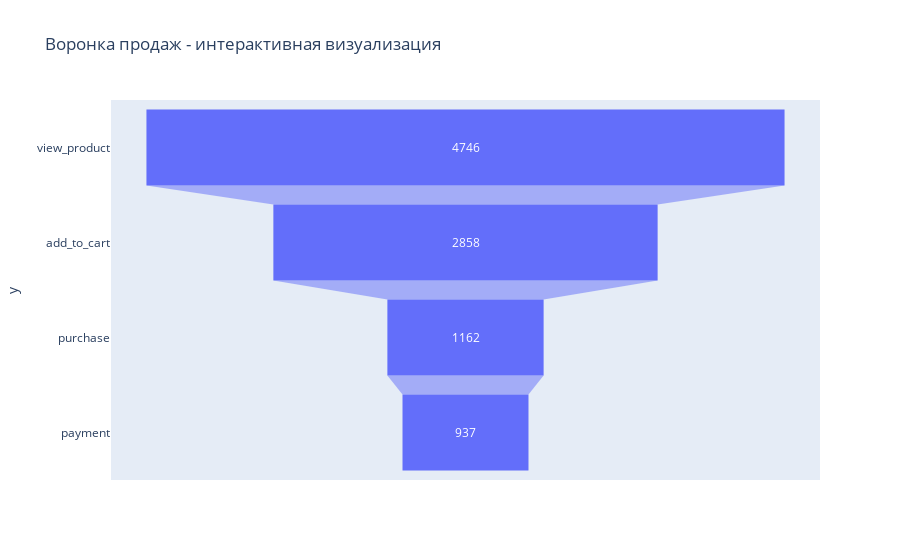

The notebook cell this image was saved under:
### Code cell
plt.figure(figsize=(10, 8))
plt.subplot(2, 1, 1)
plt.bar(funnel_results.index, funnel_results.values, 
        color=['skyblue', 'lightgreen', 'lightcoral', 'gold'])
plt.title('Воронка продаж', fontsize=16)
plt.ylabel('Количество пользователей', fontsize=12)
plt.xticks(rotation=45)

plt.subplot(2, 1, 2)
stages = ['Просмотр → Корзина', 'Корзина → Заказ', 'Заказ → Оплата']
plt.bar(stages, conversion_rates, color=['lightblue', 'lightgreen', 'lightcoral'])
plt.title('Конверсия между этапами', fontsize=16)
plt.ylabel('Конверсия (%)', fontsize=12)
plt.xticks(rotation=45)

plt.tight_layout()
plt.show()

fig = px.funnel(x=funnel_results.values, y=funnel_results.index,
               title='Воронка продаж - интерактивная визуализация')
fig.show()

### Figure 1 — Plotly figure (JSON) as saved in the notebook; plotly's stock layout.template omitted (floating-point values rounded to 4 significant figures)
{"data": [{"hovertemplate": "x=%{x}<br>y=%{y}<extra></extra>", "legendgroup": "", "marker": {"color": "#636efa"}, "name": "", "orientation": "h", "showlegend": false, "type": "funnel", "x": [4746, 2858, 1162, 937], "xaxis": "x", "y": ["view_product", "add_to_cart", "purchase", "payment"], "yaxis": "y"}], "layout": {"legend": {"tracegroupgap": 0}, "title": {"text": "Воронка продаж - интерактивная визуализация"}, "xaxis": {"anchor": "y", "domain": [0, 1], "title": {"text": "x"}}, "yaxis": {"anchor": "x", "domain": [0, 1], "title": {"text": "y"}}}}
